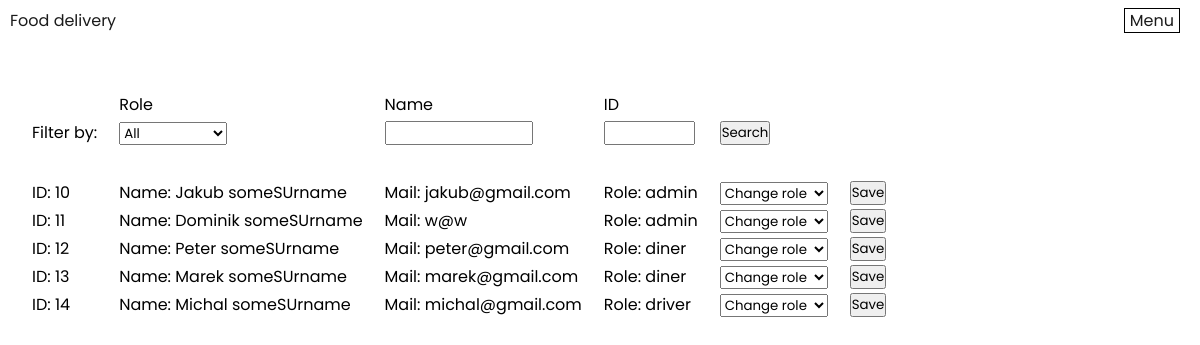
The page /manageUsers.php (signed in) on the database its author committed.
### tables this page shows
CREATE TABLE person (
  personId INT AUTO_INCREMENT NOT NULL PRIMARY KEY,
  Name TINYTEXT,
  Surname TINYTEXT,
  Town TINYTEXT,
  Street TINYTEXT,
  ZIP INT,
  phoneNumber TINYTEXT,
  mail TINYTEXT,
  hashedPassword LONGTEXT,
  state ENUM("unregistered", "diner", "driver", "operator", "admin")
);

### manageUsers.php (the view, shortened to what this page needs)
<?php
include "header.php";
include "dbConnect.php"; ?>
<link rel="stylesheet" href="styles/manage-users-style.css">
<div class="main-page-container">
<?php
echo <<<HTML
<head>
<title>Manage Users</title>
</head>
HTML;
if(!isset($_POST['filter'])){
    $data = $pdo->query("SELECT personId,Name,Surname,mail,state FROM person")->fetchAll(PDO::FETCH_ASSOC);
    print_Persons($data);
}
function print_Persons($data){
    echo <<<HTML
    <table class="person-table">
    <tr>
    <td></td>
    <td class="person-td">Role</td>
    <td class="person-td">Name</td>
    <td class="person-td">ID</td>
    </tr>
    <tr>
        <td class="person-td">Filter by:</td>
        <td class="person-td"><form action="#" method="post">
            <select name="Role">
            <option value="All" >All</option>
            <option value="unregistered">Unregistered</option>
            <option value="diner">Diner</option>
            <option value="driver">Driver</option>
            <option value="operator">Operator</option>
            <option value="admin">Admin</option>
            </select>
            </td>
            <td class="person-td"><input type="text" name="nameLookup" size="10"></td>
            <td class="person-td"><input type="text" name="idLookup" size="5"></td>
            <td class="person-td"><input type="submit" name="filter" value="Search"></td>
        </form>
    </tr>
    <tr><td height="30"></td></tr>
HTML;
    foreach ($data as $person) {
        $id = $person['personId'];
        echo <<<HTML
            <tr>
                <td class="person-td">ID: $id</td>
                <td class="person-td">Name: {$person['Name']} {$person['Surname']}</td>
                <td class="person-td">Mail: {$person['mail']}</td>
                <td class="person-td">Role: {$person['state']}</td>
                <td class="person-td">
                    <form action="#" method="post">
                    <select name="ChangeRole">
                        <option value="" selected disabled hidden>Change role</option>
                        <option value="unregistered_$id">Unregistered</option>
                        <option value="diner_$id">Diner</option>
                        <option value="driver_$id">Driver</option>
                        <option value="operator_$id">Operator</option>
                        <option value="admin_$id">Admin</option>
                    </select>
                </td>
                <td class="person-td"><input type="submit" name="submit" value="Save"></td>
                </form>
            </tr>
HTML;
    }
    echo "</table>";
}
?>
</div>

### header.php (shortened to what this page needs)
<!DOCTYPE html>
<html lang="en">
<head>
    <link rel="stylesheet" href="styles/header-style.css">
    <link rel="stylesheet" type="text/css" href="styles/style.css">
</head>
<body>
    <div class="main-page-container">
        <div class="main-header">
            <p><a href="index.php">Food delivery</a></p>
            <div class="header-nav">
                <a class="menu-nav-link"  href="#">Menu</a>
            </div>
        </div>
    </div>
</body>
</html>

### styles/header-style.css (style rules this page uses)
.main-header { display: flex; align-items: center; justify-content: space-between; height: 40px; margin-bottom: 50px; }
a { text-decoration:none; color: rgb(27, 27, 27); }
.header-nav a { margin: 0 10px; padding: 0 5px; border: 1px solid black; }

### styles/style.css (style rules this page uses)
* { box-sizing: border-box; margin: 0; padding: 0; font-family: 'Poppins', sans-serif; }
.main-page-container { max-width: 1300px; margin: 0 auto; padding: 0 10px; position: relative; }

### styles/manage-users-style.css (style rules this page uses)
.person-table { margin-left: 20px; margin-right: 20px; }
.person-td { text-align: left; padding-right:20px; }

### rows shown on the page
person: personId "10", Name "Jakub", Surname "someSUrname", mail "jakub@gmail.com", state "admin"
person: personId "11", Name "Dominik", Surname "someSUrname", mail "w@w", state "admin"
person: personId "12", Name "Peter", Surname "someSUrname", mail "peter@gmail.com", state "diner"
person: personId "13", Name "Marek", Surname "someSUrname", mail "marek@gmail.com", state "diner"
person: personId "14", Name "Michal", Surname "someSUrname", mail "michal@gmail.com", state "driver"
